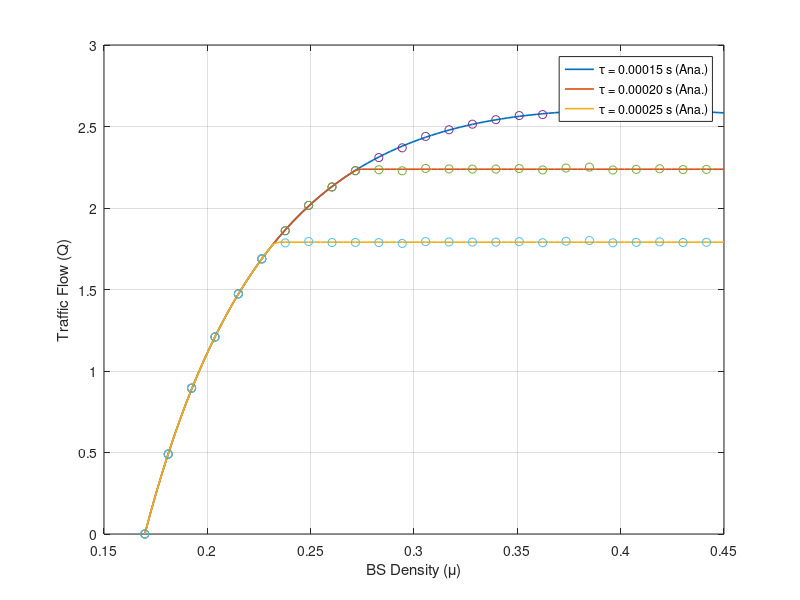

This chart was generated by the following MATLAB code:
clc;
clear all;
close all;

% System Parameters
V_max = 30; % m/s
%V_max = [0.05 0.1 0.15]; % km/s
R_th = 1*10^9; % B/s
%R_thr = [1*10^9, 1*10^10, 1.1*10^10];
W_c = 40*10^6; % Hz
P_R = 1; % Watts
mu_max = 0.45; % Max BS intensity
h_d = 1./(mu_max.*V_max); % Normalized handover rate
%l = [0.001, 0.005, 0.01, 0.015]; % CAV safety distances (km)
l = 1;
epsilon = 0.0015; % Crash probability
lambda_bar = 1; % CAV average spacing
lambda = 1./lambda_bar;
tau = [0.0003, 0.0004, 0.0005]; % Processing time
 
% SNR parameters
alpha = 3; % path loss exponent
G_tx = 1; % Gain at transmitter
G_rx = 1; % Gain at reciever
c = 3*10^8; % km/s
f_R = 2.1*10^9; % Hz
NP=W_c*273*1.38*(10)^-23; % watts/m^2
gamma_R = G_tx*G_rx*(c/(4*pi*f_R))^2;
gamma_bar = (gamma_R.*P_R)/NP;

% Optimal BS intensity
%mu = (1/2).*(nthroot((2.^((sqrt(R_thr).*sqrt(R_thr+4.*W_c.*alpha)+R_thr)./(2.*W_c)))./(gamma_bar), alpha)); 
mu_data = (1/(2*gamma_bar^(1/alpha)))*nthroot((2^(R_th/W_c)-1), alpha);
mu = linspace(mu_data, mu_max); % BS intensity

% Vector allocation
SNR = zeros(1, length(mu));
R_m = zeros(1, length(mu));
V_data1 = zeros(1, length(mu));
V_data2 = zeros(1, length(mu));
V_data3 = zeros(1, length(mu));

V_safe1 = zeros(1, length(mu));
V_safe2 = zeros(1, length(mu));
V_safe3 = zeros(1, length(mu));

V_opt1 = zeros(1, length(mu));
V_opt2 = zeros(1, length(mu));
V_opt3 = zeros(1, length(mu));

% Safety Velocity
V_safe1 = -lambda_bar*log(1-epsilon)/(tau(1)); 
V_safe2 = -lambda_bar*log(1-epsilon)/(tau(2));
V_safe3 = -lambda_bar*log(1-epsilon)/(tau(3));

    for j = 1:length(mu)
        %SNR calculation
        SNR(j) = (gamma_R.*P_R.*(1/(2.*mu(j))).^(-alpha))./NP;
       
        % Rate calculation
        R_m(j) = W_c*log2(1 + SNR(j));
       
        % Velocity with data rate
        V_data1(j) = (1./(h_d(1).*mu(j))).*(1 - (R_th./R_m(j)));
        %V_data2(j) = (1./(h_d(2).*mu(j))).*(1 - (R_thr./R_m(j)));
        %V_data3(j) = (1./(h_d(3).*mu(j))).*(1 - (R_thr./R_m(j)));
        
        % Optimal Velocity
        V_opt1(j) = min([V_safe1 V_max V_data1(j)]);
        V_opt2(j) = min([V_safe2 V_max V_data1(j)]);
        V_opt3(j) = min([V_safe3 V_max V_data1(j)]);
        
        % Simulation
        pd = makedist('Exponential', 'mu', lambda_bar);
        t = truncate(pd,l,Inf);
        r = random(t, 10000, 1);
        Qsim1(j) = V_opt1(j).*mean(1./r);
        Qsim2(j) = V_opt2(j).*mean(1./r);
        Qsim3(j) = V_opt3(j).*mean(1./r);
    end

% Plots    
figure(1);
Y = exp(l.*lambda).*expint(l.*lambda);
Q1 = V_opt1.*lambda.*Y;
plot(mu, Q1, 'LineWidth', 1, 'LineWidth', 1.2);
hold on
% Y2 = exp(l(2).*lambda).*gammainc(lambda,l(2).*lambda,'upper');
Q2 = V_opt2.*lambda.*Y;
plot(mu, Q2, 'LineWidth', 1, 'LineWidth', 1.2);
hold on 
% Y3 = exp(l(3).*lambda).*gammainc(lambda,l(3).*lambda,'upper');
Q3 = V_opt3.*lambda.*Y;
plot(mu, Q3, 'LineWidth', 1, 'LineWidth', 1.2);
hold on;
plot(mu(1:4:end), Qsim1(1:4:end), 'o')
hold on;
plot(mu(1:4:end), Qsim2(1:4:end), 'o')
hold on;
plot(mu(1:4:end), Qsim3(1:4:end), 'o')
hold off;
grid on
xlabel('BS Density (\mu)');
ylabel('Traffic Flow (Q)');
%ylim([0 1.5*10^-4])
% title('Q vs. \mu with Varying Data Rate Thresholds');
legend('\tau = 0.00015 s (Ana.)', '\tau = 0.00020 s (Ana.)', '\tau = 0.00025 s (Ana.)');